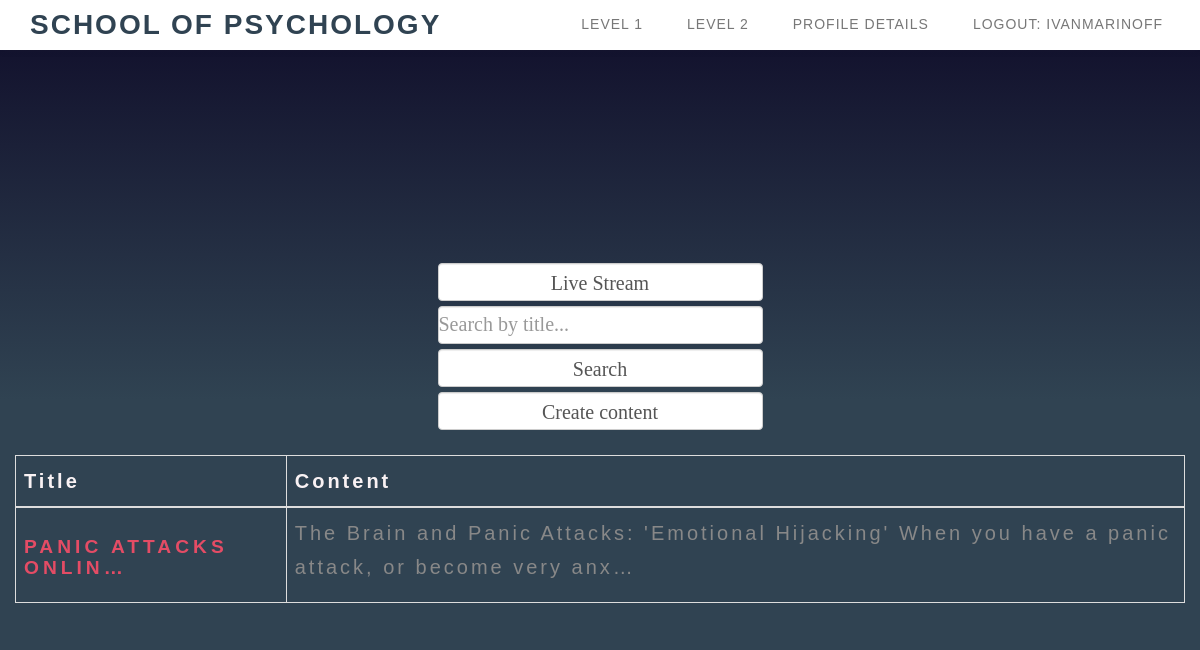
/api/content/read_content/ (signed in), run on the app's committed database.
### sova_school/users/models.py (models this page shows, shortened)
class User(auth_models.AbstractUser):
    first_name = models.CharField(
        max_length=30,
        blank=True,
        null=True,
        validators=[
            validate_only_alphabetical,
        ]
    )
    last_name = models.CharField(
        max_length=30,
        blank=True,
        null=True,
        validators=[
            validate_only_alphabetical,
        ]
    )
    email = models.EmailField(
        unique=True,
        validators=[validate_email],
    )

### sova_school/content/models.py (models this page shows, shortened)
class Level_1(models.Model):
    class Meta:
        ordering = ['-created_at']
    title = models.CharField(
        max_length=100,
        blank=True,
        null=True,
    )
    text = models.TextField(
        blank=True,
        null=True,
    )
    created_at = models.DateTimeField(auto_now=True, blank=True)
    updated_at = models.DateTimeField(auto_now=True, blank=True)
    user = models.ForeignKey(
        UserModel,
        on_delete=models.CASCADE,
    )
    slug = models.SlugField(
        unique=True,
        blank=True,
        null=True,
    )
    image_url = models.URLField(
        blank=True,
        null=True,
    )
    file = models.FileField(
        upload_to='files',
        blank=True,
        null=True,
        default=None,
    )
    video = models.FileField(
        upload_to='videos',
        blank=True,
        null=True,
        default=None,
        )

### sova_school/content/views.py (the view)
# urls.py: path('read_content/', ReadContentView.as_view(), name='read-content'),
class ReadContentView(CustomLoginRequiredMixin, views.ListView):
    model = Level_1
    template_name = 'content/read_content.html'
    form_class = ContentReadForm
    success_url = reverse_lazy('read-content')
    paginate_by = 5
    context_object_name = 'content'
    object_list = Level_1.objects.all().order_by('title')
    def get_queryset(self):
        queryset = super().get_queryset()
        search = self.request.GET.get('search', '')
        queryset = queryset.filter(text__icontains=search)
        return queryset
    def get_context_data(self, *args, **kwargs):
        context = super().get_context_data(*args, **kwargs)
        context['search'] = self.request.GET.get('search', '')
        return context

### templates/content/read_content.html (shortened to what this page needs)
{% extends 'content/content_navbar.html' %}
{% load static %}
{% load custom_filters %}
{% block navbar_content %}
    <div class="container">
        <div class="row">
            <div class="col-12">
                <br><br><br><br>
                <table class="table table-bordered" style="list-style-type:upper-roman" aria-sort="descending">
                    <thead>
                    <tr>
                        <th>
                            <p1>Title</p1>
                        </th>
                        <th>
                            <p1>Content</p1>
                        </th>
                    </tr>
                    </thead>
                    <tbody>
                    {% if request.user.is_authenticated %}
                        <form action="{% url 'live-stream' %}" method="get" enctype="multipart/form-data">
                            <input type="submit" class="form-control" value="Live Stream">
                        </form>
                    {% endif %}
                    <form action="{% url 'read-content' %}" method="get" enctype="multipart/form-data">
                        <input type="text" class="form-control" name="search" placeholder="Search by title..."
                               value="{{ request.GET.title }}">
                        <input type="submit" class="form-control" value="Search">
                    </form>
                    {% if request.user.is_superuser %}
                        <form action="{% url 'create-content' %}" method="get"
                              enctype="multipart/form-data">
                            <input type="submit" class="form-control" value="Create content"></form><br>
                    {% endif %}
                    {% for content in object_list reversed %}
                        <tr>
                            <td>
                                <h2>
                                    <a href="{% url 'detail-content' slug=content.slug %}">
                                        {{ content.title|truncatechars:20 }}</a>
                                </h2>
                            </td>
                            <td>
                                <p>
                                    {{ content.text|truncatechars:100 }}
                                </p>
                            </td>
                        </tr>
                    {% endfor %}
                    </tbody>
                </table>
            </div>
        </div>
    </div>
{% endblock %}

### templates/content/content_navbar.html (shortened to what this page needs)
{% load static %}
<!DOCTYPE html>
<html lang="en">
<head>
    <link rel="stylesheet" href="{% static 'css/bootstrap.min.css' %}">
    <link rel="stylesheet" href="{% static 'css/animate.min.css' %}">
    <link rel="stylesheet" href="{% static 'css/font-awesome.min.css' %}">
    <link rel="stylesheet" href="{% static 'css/component.css' %}">
    <link rel="stylesheet" href="{% static 'css/owl.theme.css' %}">
    <link rel="stylesheet" href="{% static 'css/owl.carousel.css' %}">
    <link rel="stylesheet" href="{% static 'css/vegas.min.css' %}">
    <link rel="stylesheet" href="{% static 'css/style.css' %}">
    <link rel="stylesheet" href="{% static 'css/global_content.css' %}">
    <div class="navbar navbar-default navbar-fixed-top" role="navigation">
        <div class="container">
            <div class="navbar-header">
                <a href="{% url 'home_page' %}" class="navbar-brand smoothScroll">SCHOOL OF PSYCHOLOGY</a>
            </div>
            <div class="collapse navbar-collapse">
                <ul class="nav navbar-nav navbar-right">
                    {% if user.is_authenticated %}
                        <li><a href="{% url 'read-content' %}"
                               class="smoothScroll"><span>Level 1</span></a></li>
                        <li><a href="{% url 'global-read-content' %}"
                               class="smoothScroll"><span>Level 2</span></a></li>
                        <li><a href="{% url 'profile-details' pk=request.user.pk %}" class="smoothScroll"><span>Profile Details</span></a>
                        </li>
                        <li>
                            <form method="POST" action="{% url 'logout_user' %}">
                                <a href="#" class="smoothScroll" onclick="this.closest('form').submit(); return false;"><span>Logout: {{ request.user }}</span></a>
                            </form>
                        </li>
                    {% endif %}
                </ul>
            </div>
        </div>
    </div>
    </body>
    {% block navbar_content %}
    {% endblock navbar_content%}
</head>
</html>

### static/css/style.css (style rules this page uses)
html, body { width: 100%; overflow-x: hidden; }
html { font-size: 100%; }
h1, h2, h3, h4 { font-weight: 300; }
h2 { color: #e44c65; font-size: 1.2rem; font-weight: bold; letter-spacing: 4px; text-transform: uppercase; }
p { color: #888888; font-size: 20px; letter-spacing: 3px; line-height: 34px; }
p1 { color: #f9f2f4; font-size: 20px; letter-spacing: 3px; line-height: 34px; }
a { color: #e44c65; -webkit-transition: 0.5s; -o-transition: 0.5s; transition: 0.5s; text-decoration: none !important; }
* { -webkit-box-sizing: border-box; -moz-box-sizing: border-box; box-sizing: border-box; }
*:before, *:after { -webkit-box-sizing: border-box; -moz-box-sizing: border-box; box-sizing: border-box; }
.navbar-default { background: #ffffff; box-shadow: 0px 2px 8px 0px rgba(50, 50, 50, 0.04); border: none; margin-bottom: 0px !important; }
.navbar-default .navbar-brand { color: #304352; font-size: 28px; font-weight: bold; letter-spacing: 2px; margin: 0; }
.navbar-default .navbar-nav li a { color: #777; font-size: 14px; font-weight: 300; letter-spacing: 1px; text-transform: uppercase; -webkit-transition: all 0.4s ease-in-out; transition: all 0.4s ease-in-out; padding-right: 22px; padding-left: 22px; display: inline; }
.navbar-default .navbar-nav li a span { position: relative; display: inline-block; padding-bottom: 2px; }
.navbar-default .navbar-nav li a span:before { content: ""; position: absolute; width: 100%; height: 2px; bottom: 0; left: 0; background-color: rgba(255, 255, 255, 0.5); visibility: hidden; -webkit-transform: scaleX(0); -moz-transform: scaleX(0); -ms-transform: scaleX(0); -o-transform: scaleX(0); transform: scaleX(0); -webkit-transition: all 0.3s ease-in-out 0s; -moz-transition: all 0.3s ease-in-out 0s; -ms-transition: all 0.3s ease-in-out 0s; -o-transition: all 0.3s ease-in-out 0s; transition: all 0.3s ease-in-out 0s; }

### static/css/global_content.css (style rules this page uses)
input { width: 80%; height: 66px; background: #e0dede; justify-content: center; display: flex; margin: 5px auto; padding: 24px; border: none; outline: none; border-radius: 5px; }

### data on the page
User: user "IVANMARINOFF"
Level_1: title "PANIC ATTACKS ONLIN…", text "The Brain and Panic Attacks: 'Emotional Hijacking' When you have a panic attack, or become very anx…"
